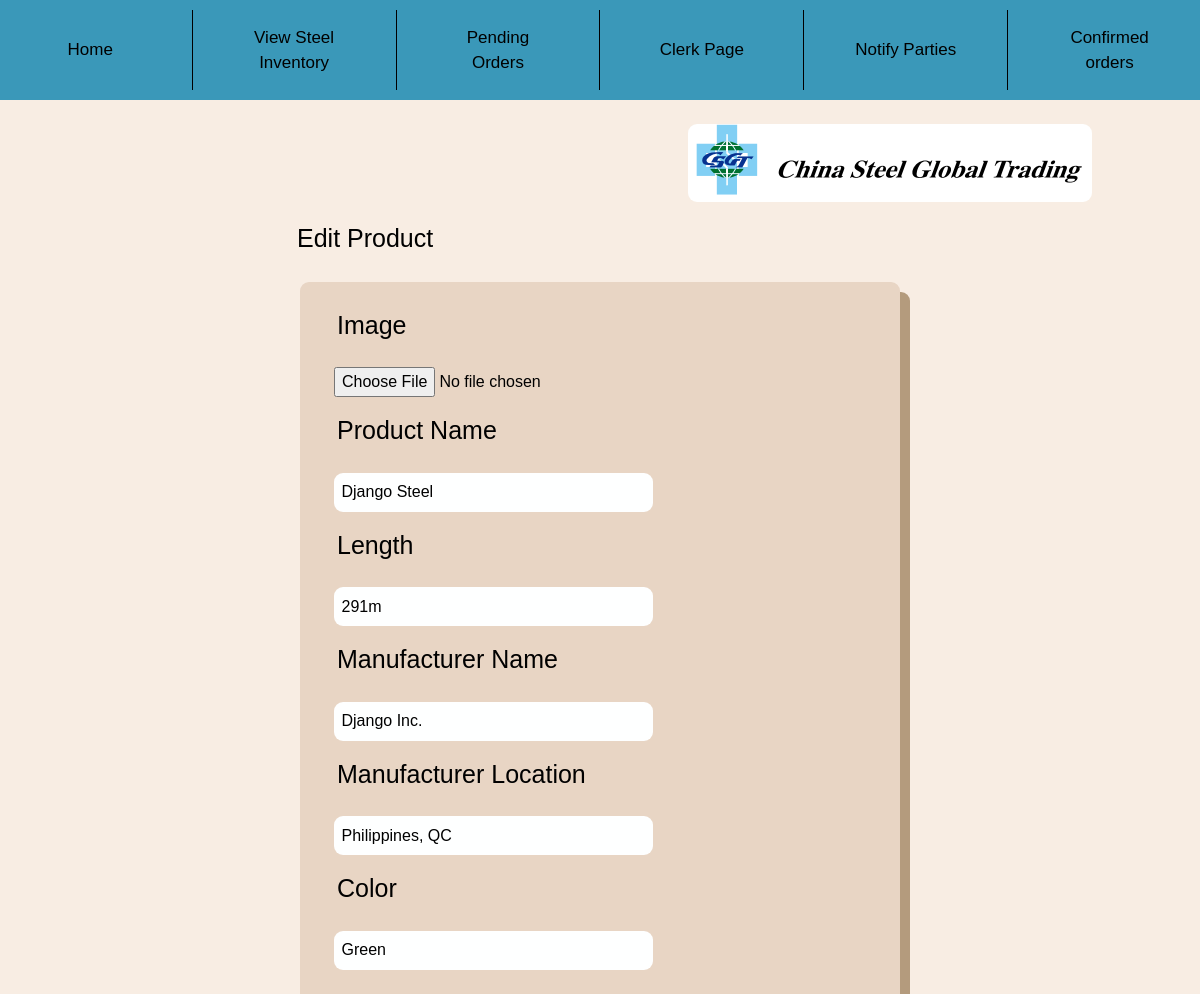
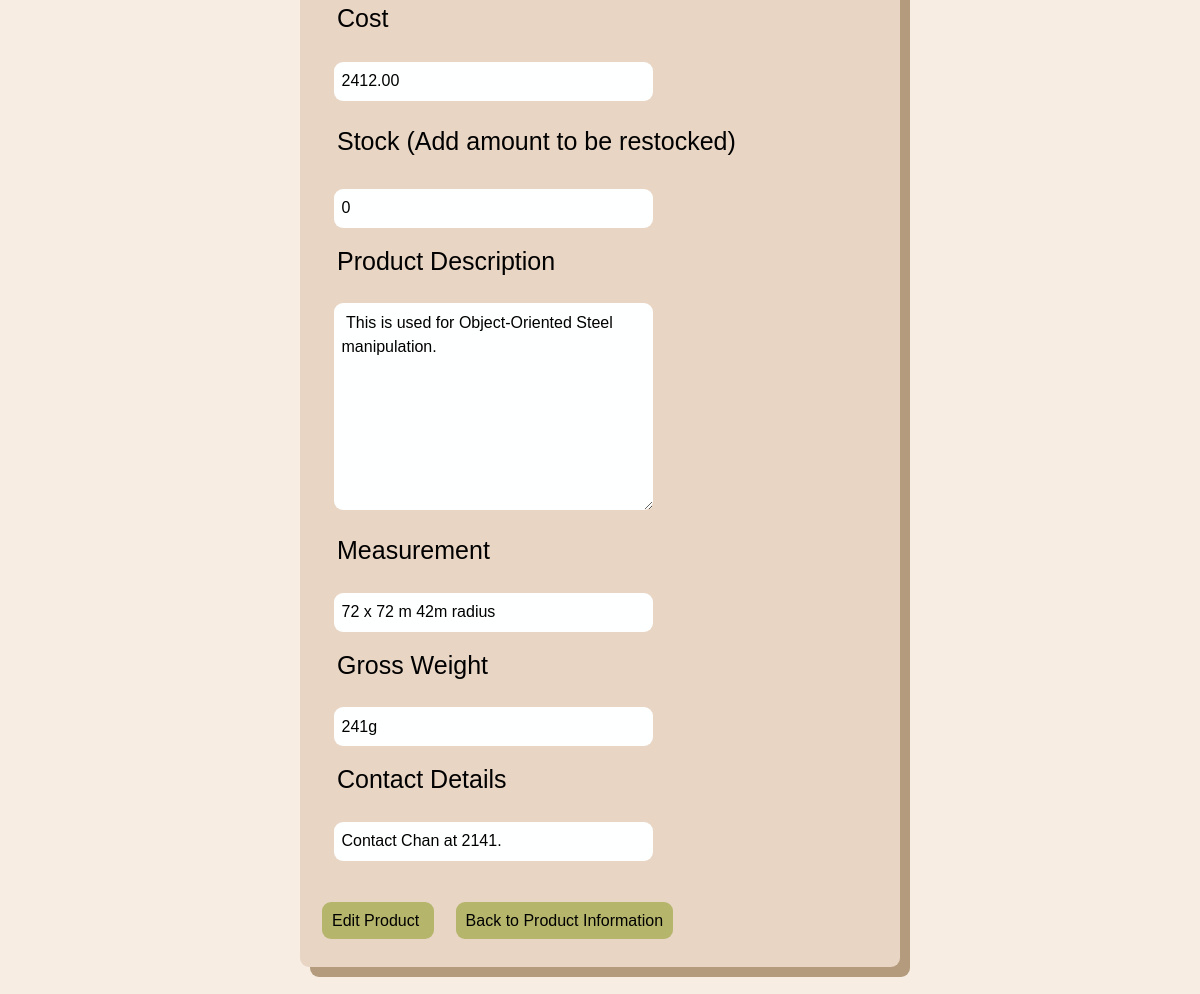
/edit/3/, run on an earlier commit of the app's database (2 pictures, top to bottom).
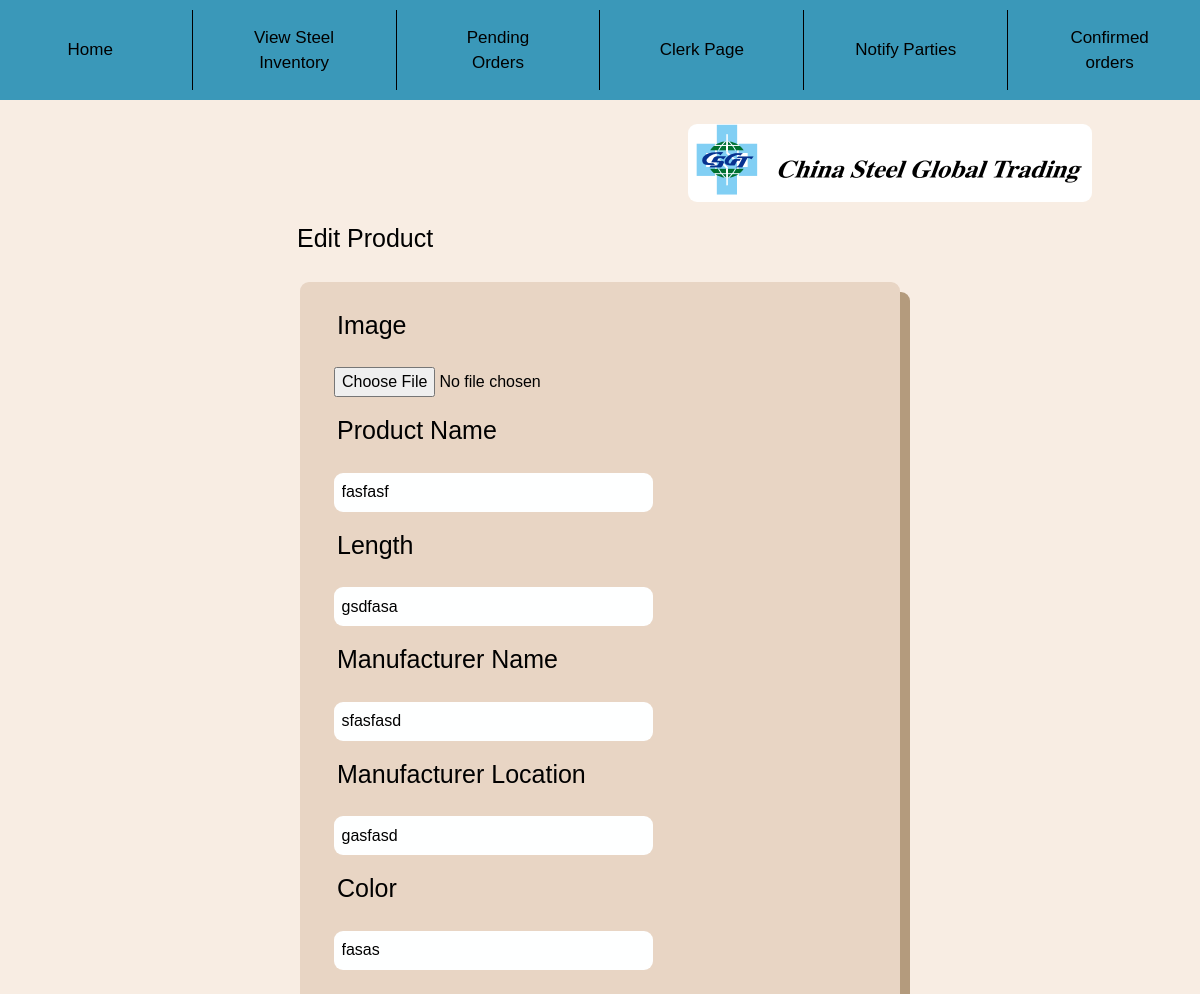
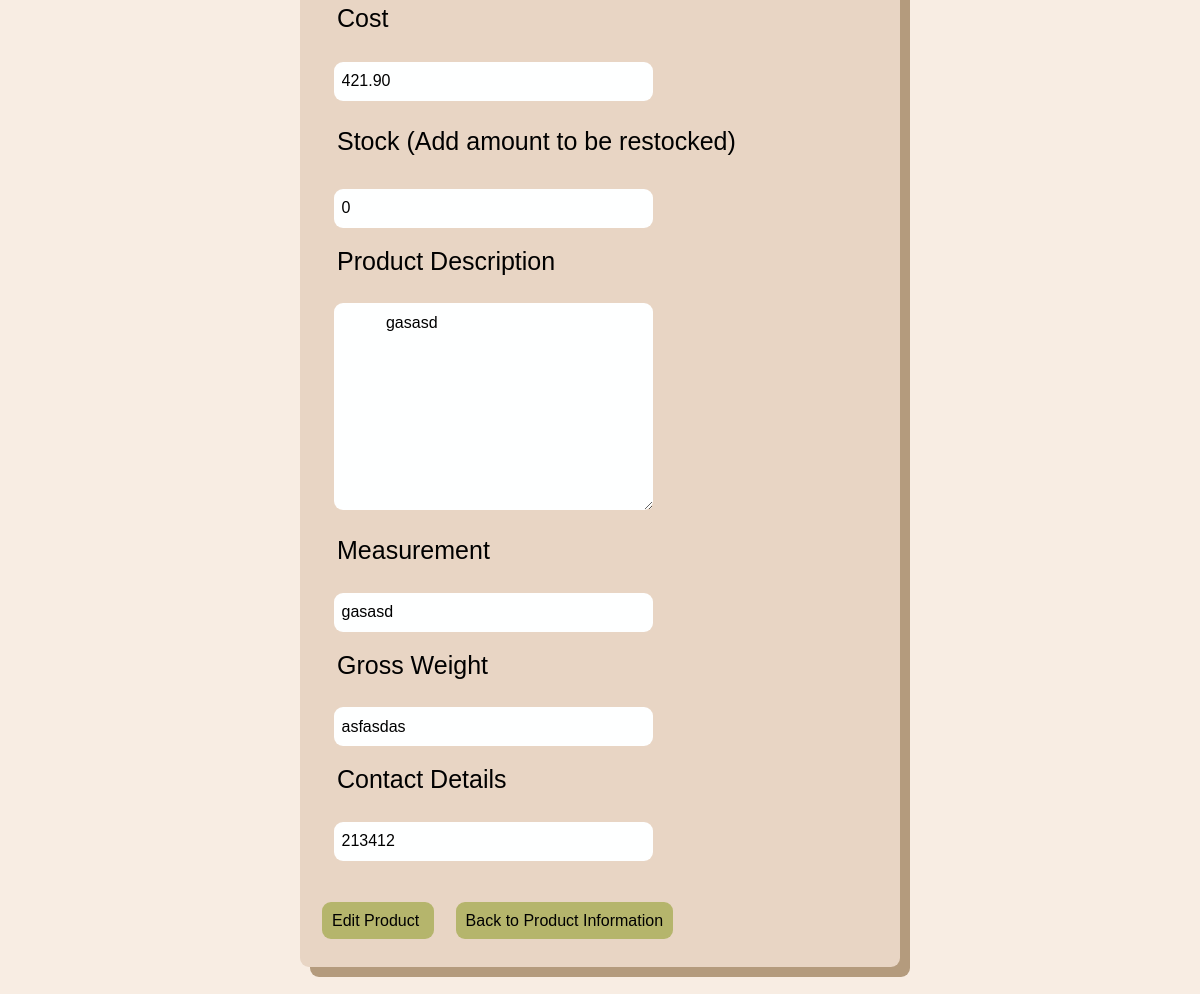
And on a later commit of the database (2 pictures, top to bottom).
### Inventory/models.py (models this page shows, shortened)
class Product(models.Model): #Steels, not food
    objects = models.Manager()
    Name = models.CharField(max_length=200, unique=True)
    Image = models.ImageField(default= "images/defproduct.jpg", blank=True, upload_to="images/") #not have image if we dont have one, uploaded to images folder automatically
    Manufacturer = models.CharField(default=None, max_length=100)
    ManuLoc = models.CharField(default=None,max_length=255)
    Color = models.CharField(default=None, max_length=20)
    Status = models.BooleanField(default=True) #Records incase of removed
    Measurement = models.CharField(default=None, max_length=30)
    Description = models.CharField(default=None, max_length=500)
    GrossWeight = models.CharField(default=None, max_length=40)
    Marks = models.CharField(default=None, null=True, max_length=300)
    Length = models.CharField(max_length=20)
    Cost = models.DecimalField(default=0, validators=[DecimalValidator(7,2)], decimal_places=2, max_digits=7) #declared value USD
    Stock = models.BigIntegerField(default=0)
    Contact = models.CharField(max_length=500)

### Inventory/views.py (the view, shortened to what this page needs)
# urls.py: path('edit/<int:pk>/', views.EditProduct, name='editproduct'),
def EditProduct(request,pk):
    Existing = get_object_or_404(Product, pk=pk)
    if request.method == "POST":
        imgfile = request.FILES.get('Image')
        name = request.POST.get('Name')
        length = request.POST.get('Length')
        manufacturer = request.POST.get('Manufacturer')
        manuloc = request.POST.get('Location')
        color = request.POST.get('Color')
        cost = request.POST.get('Cost')
        contact = request.POST.get('Contact')
        desc = request.POST.get('Description')
        meas = request.POST.get('Measurement')
        weight = request.POST.get('Weight')
        stock = request.POST.get('stock')
        if name.strip() == "" or length.strip() == ""  or manufacturer.strip() == "" or manuloc.strip() == "" or color.strip() == "" or cost.strip() == "" or desc.strip() == "" or contact.strip() == "" or meas.strip() == "" or weight.strip() == "":
            messages.info(request, 'You must fill out all the fields')
            return redirect('editproduct',pk)
        elif isDigit(request,num = str(cost[0:])) == False:
            messages.warning(request,"Input cost was not a valid number")
            return redirect('editproduct', pk)
        elif Decimal(cost[slice(0,len(cost))]) <= 0:
            messages.warning(request,"No negative costs or costs equal to 0")
            return redirect('editproduct', pk)
        Existing.Name = name
        if imgfile != None:
            Existing.Image = imgfile
        Existing.Stock += int(stock)
        Existing.Measurement = meas
        Existing.GrossWeight = weight
        Existing.Manufacturer = manufacturer
        Existing.ManuLoc = manuloc
        Existing.Color = color
        Existing.Length = length
        Existing.Cost = cost
        Existing.Description = desc
        Existing.Contact = contact
        Existing.MakeMark()
        return redirect ('view',pk)
    else:
        return render(
            request, 'Inventory/edit.html',{
            'C' : True,
            'Prod' : Existing
                }
            )

### Inventory/templates/Inventory/edit.html (shortened to what this page needs)
{% extends 'Inventory/base.html' %}
{% load static %}
    {% block content %}
    <br><br>
    <span class="Largetext" style="margin-left: 23.5vw;"> Edit Product </span><br><br>
    <form method="POST" enctype="multipart/form-data" action="{% url 'editproduct' pk=Prod.pk %}">{% csrf_token %}
        <div class="container">
            <div class="Largetext"> Image </div>
            <input type="file" name="Image" id="Image">
            <div class="Largetext"> Product Name </div>
            <input type="text" class="forminput" name="Name" id="Name" value="{{ Prod.Name }}">
            <div class="Largetext"> Length </div>
            <input type="text" class="forminput" name="Length" id="Length" value="{{Prod.Length}}">
            <div class="Largetext"> Manufacturer Name </div>
            <input type="text" class="forminput" name="Manufacturer" id="Manufacturer" value="{{Prod.Manufacturer}}">
            <div class="Largetext"> Manufacturer Location </div>
            <input type="text" class="forminput" name="Location" id="Location" value="{{Prod.ManuLoc}}">
            <div class="Largetext"> Color </div>
            <input type="text" class="forminput" name="Color" id="Color" value="{{Prod.Color}}"> <br><br>
            <span class="Largetext"> Cost </span> <span class="bodytext" id="costnote"> </span><br><br>
            <input type="text" class="forminput" name="Cost" id="Cost" value="{{Prod.Cost}}">
            <div class="Largetext"> Stock (Add amount to be restocked) </span> <span class="bodytext" id="costnote"> </div>
            <input type="number" class="forminput" name="stock" id="stock" value=0>
            <div class="Largetext"> Product Description </div>
            <textarea type="text" class="forminput" name="Description" id="Description" rows="8" style="margin-left: 2vw;"> {{Prod.Description}} </textarea>
            <div class="Largetext"> Measurement </div>
            <input type="text" class="forminput" name="Measurement" id="Measurement" value="{{Prod.Measurement}}">
            <div class="Largetext"> Gross Weight </div>
            <input type="text" class="forminput" name="Weight" id="Weight" value="{{Prod.GrossWeight}}">
            <div class="Largetext"> Contact Details </div>
            <input type="text" class="forminput" name="Contact" id="Contact" value="{{Prod.Contact}}"><br><br><br>
            <a class="Button" id="edittemp"> Edit Product </a>
            <a class="Button" href="{% url 'view' pk=Prod.pk %}" id="browse"> Back to Product Information </a> <br> <br>
        </div>
        <br><br>
    </form>
    {% endblock %}

What changed in the data, as far as the page shows it:
changed Product: Name "Django Steel" → "fasfasf"; Length "291m" → "gsdfasa"; Manufacturer "Django Inc." → "sfasfasd"; Location "Philippines, QC" → "gasfasd"; Color "Green" → "fasas"; Cost "2412.00" → "421.90"; Description "This is used for Object-Oriented Steel manipulation." → "gasasd"; Measurement "72 x 72 m 42m radius" → "gasasd"; Weight "241g" → "asfasdas"; Contact "Contact Chan at 2141." → "213412"
